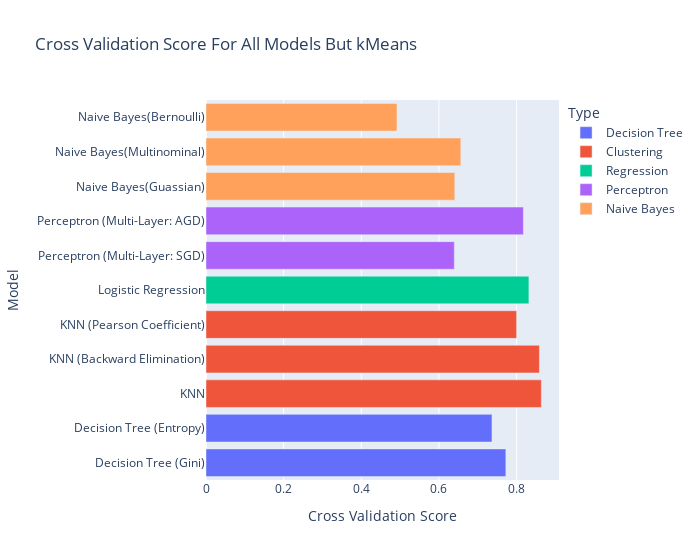

Here is the notebook cell this chart was saved with:
### Code cell
metric = model_information.columns[2]
col = model_information[["Model", "Type", metric]]
col = col.drop(col[col[metric] <= 0].index)
fig = px.bar(col, y="Model", x=metric, color="Type", title=f"{metric} For All Models But kMeans",width=700)
fig.show()

### Figure 1 — Plotly figure (JSON) as saved in the notebook; plotly's stock layout.template omitted (floating-point values rounded to 4 significant figures)
{"data": [{"alignmentgroup": "True", "hovertemplate": "Type=Decision Tree<br>Cross Validation Score=%{x}<br>Model=%{y}<extra></extra>", "legendgroup": "Decision Tree", "marker": {"color": "#636efa", "pattern": {"shape": ""}}, "name": "Decision Tree", "offsetgroup": "Decision Tree", "orientation": "h", "showlegend": true, "textposition": "auto", "type": "bar", "x": [0.7724, 0.7366], "xaxis": "x", "y": ["Decision Tree (Gini)", "Decision Tree (Entropy)"], "yaxis": "y"}, {"alignmentgroup": "True", "hovertemplate": "Type=Clustering<br>Cross Validation Score=%{x}<br>Model=%{y}<extra></extra>", "legendgroup": "Clustering", "marker": {"color": "#EF553B", "pattern": {"shape": ""}}, "name": "Clustering", "offsetgroup": "Clustering", "orientation": "h", "showlegend": true, "textposition": "auto", "type": "bar", "x": [0.8638, 0.8588, 0.8002], "xaxis": "x", "y": ["KNN", "KNN (Backward Elimination)", "KNN (Pearson Coefficient)"], "yaxis": "y"}, {"alignmentgroup": "True", "hovertemplate": "Type=Regression<br>Cross Validation Score=%{x}<br>Model=%{y}<extra></extra>", "legendgroup": "Regression", "marker": {"color": "#00cc96", "pattern": {"shape": ""}}, "name": "Regression", "offsetgroup": "Regression", "orientation": "h", "showlegend": true, "textposition": "auto", "type": "bar", "x": [0.8317], "xaxis": "x", "y": ["Logistic Regression"], "yaxis": "y"}, {"alignmentgroup": "True", "hovertemplate": "Type=Perceptron<br>Cross Validation Score=%{x}<br>Model=%{y}<extra></extra>", "legendgroup": "Perceptron", "marker": {"color": "#ab63fa", "pattern": {"shape": ""}}, "name": "Perceptron", "offsetgroup": "Perceptron", "orientation": "h", "showlegend": true, "textposition": "auto", "type": "bar", "x": [0.6396, 0.8175], "xaxis": "x", "y": ["Perceptron (Multi-Layer: SGD)", "Perceptron (Multi-Layer: AGD)"], "yaxis": "y"}, {"alignmentgroup": "True", "hovertemplate": "Type=Naive Bayes<br>Cross Validation Score=%{x}<br>Model=%{y}<extra></extra>", "legendgroup": "Naive Bayes", "marker": {"color": "#FFA15A", "pattern": {"shape": ""}}, "name": "Naive Bayes", "offsetgroup": "Naive Bayes", "orientation": "h", "showlegend": true, "textposition": "auto", "type": "bar", "x": [0.6409, 0.6564, 0.4919], "xaxis": "x", "y": ["Naive Bayes(Guassian)", "Naive Bayes(Multinominal)", "Naive Bayes(Bernoulli)"], "yaxis": "y"}], "layout": {"barmode": "relative", "legend": {"title": {"text": "Type"}, "tracegroupgap": 0}, "title": {"text": "Cross Validation Score For All Models But kMeans"}, "width": 700, "xaxis": {"anchor": "y", "domain": [0, 1], "title": {"text": "Cross Validation Score"}}, "yaxis": {"anchor": "x", "domain": [0, 1], "title": {"text": "Model"}}}}
